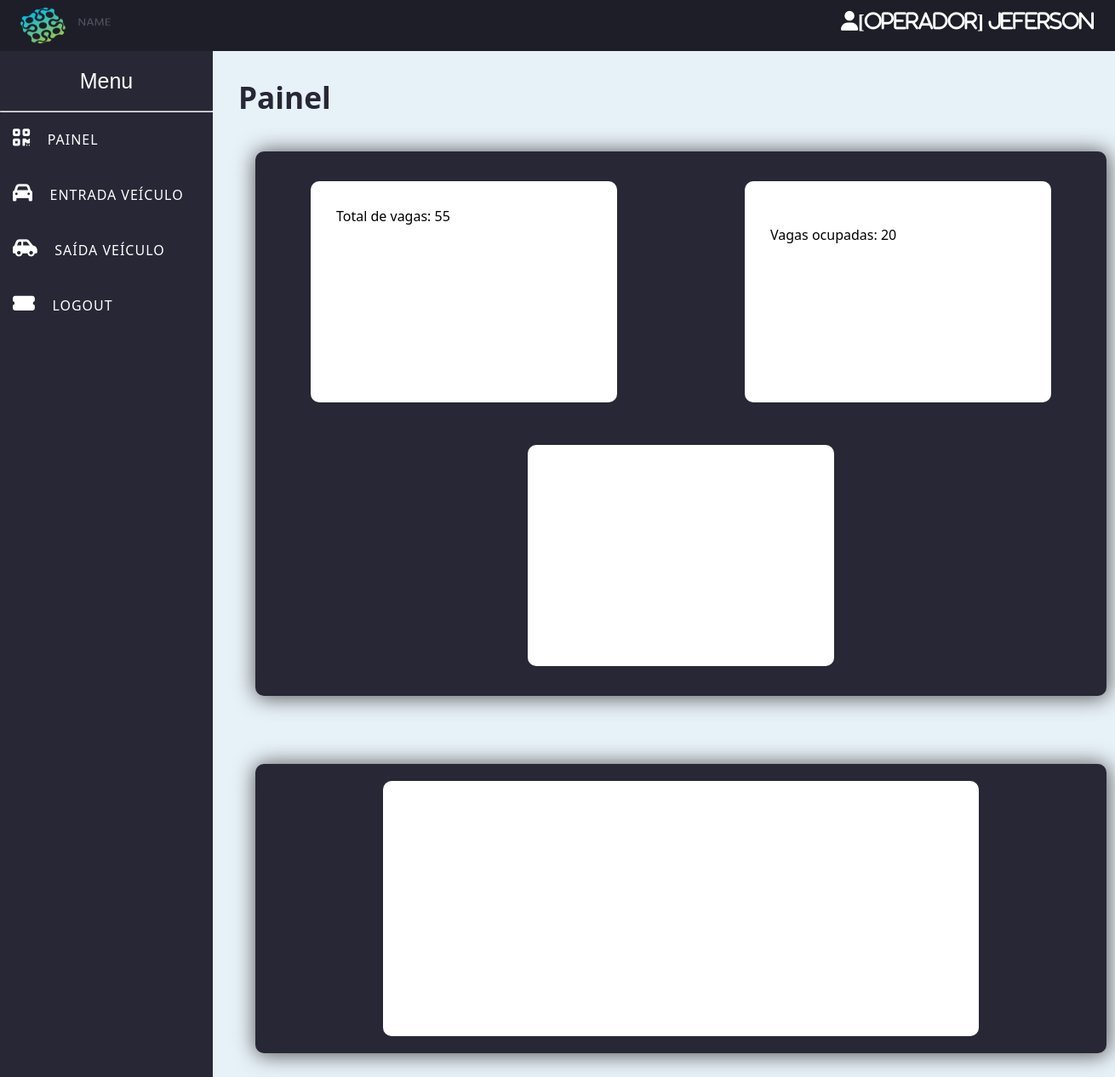
Screenshot of /index.php (signed in) with the database file from the repository.
### tables this page shows
CREATE TABLE `usuarios` (
  `id_usuario` int(4) NOT NULL AUTO_INCREMENT,
  `nome_usuario` varchar(50) DEFAULT NULL,
  `email` varchar(100) DEFAULT NULL,
  `senha` varchar(80) DEFAULT NULL,
  `nivel` varchar(15) DEFAULT NULL,
  PRIMARY KEY (`id_usuario`)
);

CREATE TABLE `configuracoes` (
  `id` int(11) NOT NULL AUTO_INCREMENT,
  `total_vagas` int(10) DEFAULT NULL,
  `total_vagas_ocupadas` int(10) DEFAULT NULL,
  `valor_pequeno` decimal(10,2) DEFAULT NULL,
  `valor_medio` decimal(10,2) DEFAULT NULL,
  `valor_grande` decimal(10,2) DEFAULT NULL,
  `tempo_isencao` int(2) DEFAULT NULL,
  `nome_estacionamento` varchar(45) DEFAULT NULL,
  `endereco` varchar(50) DEFAULT NULL,
  `mensagem` varchar(110) DEFAULT NULL,
  `telefone` varchar(15) DEFAULT NULL,
  PRIMARY KEY (`id`)
);

### index.php (the view, shortened to what this page needs)
<head>
<?php include('sidebar.php') ?>
<?php include('db/config.php');
    ?>
    <link rel="stylesheet" href="css/home.css">
</head>
<?php
$result_vagas = "SELECT * FROM configuracoes";
$result_verifica_vagas = mysqli_query($con, $result_vagas);
while ($result_vagas = mysqli_fetch_assoc($result_verifica_vagas)) {
    $total_vagas = "Total de vagas: " . $result_vagas['total_vagas'];
    $total_vagas_ocupadas = "<br>Vagas ocupadas: " . $result_vagas['total_vagas_ocupadas'];
}
?>
<body>
<body>
    <main>
        <div class="titulo">
            <h4>Painel</h4>
        </div>
        <div class="container-dados-vagas" fixed>
            <div class="dados-vagas">
            <?php echo " $total_vagas" ?>
            </div>
            <div class="dados-vagas">
            <?php echo " $total_vagas_ocupadas" ?>
            </div>
            <div class="dados-vagas">
            </div>
        </div>
        <div class="container-dados-vagas-02">
            <div class="dashboard">
            </div>
        </div>
    </main>
</body>
</body>

### sidebar.php (shortened to what this page needs)
<!DOCTYPE html>
<html lang="pt-br">
<head>
    <?php include('db/config.php');
    $id_usuario = @$_SESSION['id_usuario'];
    include('db/config.php');
    $query = "SELECT * FROM usuarios WHERE id_usuario='$id_usuario'";
    $result = mysqli_query($con, $query);
    while ($usuario = mysqli_fetch_assoc($result)) {
        $login = $usuario['nome_usuario'];
        $nivel = $usuario['nivel'];
    }
    ?>
    <link rel="stylesheet" href="css/sidebar.css">
</head>
<div class="topbar">
    <img src="img/corp.jpg" alt="logo marca">
    <i class="fas fa-light fa-user" id="user-icon"><?php echo "[" . @$nivel . "] " . @$login;  ?></i>
</div>
<div class="sidebar">
    <header> Menu </header>
    <hr>
    <a class="a-efeito" href="index.php">
        <i class="fas fa-qrcode"></i>
        <span>Painel</span>
    </a>
    <a class="a-efeito" href="entrada-veiculo.php">
        <i class="fas fa-car"> </i>
        <span>Entrada veículo</span>
    </a>
    <a class="a-efeito" href="saida-veiculo.php">
        <i class="fas fa-car-side"></i>
        <span>Saída veículo</span>
    </a>
    <?php if (@$_SESSION["nivel_usuario"] == "Administrador" || @$_SESSION["nivel_usuario"] == "Operador") { ?>
        <a class="a-efeito" href="logout.php">
            <i class="fas fa-ticket-alt"></i>
            <span>logout</span>
        </a>
    <?php } ?>
</div>
<body>
</body>
</html>

### css/sidebar.css (style rules this page uses)
* { margin: 0; padding: 0; text-decoration: none; }
body { background-color: rgb(231, 241, 248); }
img { width: 150px; height: 60px; }
.sidebar { position: fixed; width: 250px; margin-top: 60px; height: 100%; transition: all .5s ease; background-color: #272736; }
.sidebar header { font-size: 25px; color: white; line-height: 70px; text-align: center; background: #272736; user-select: none; font-family: Arial, Helvetica, sans-serif; }
.sidebar .a-efeito { display: block; height: 65px; width: 100%; color: white; line-height: 65px; padding-left: border-box; border-left: 15px solid transparent; font-family: -apple-system, BlinkMacSystemFont, 'Segoe UI', Roboto, Oxygen, Ubuntu, Cantarell, 'Open Sans', 'Helvetica Neue', sans-serif; transition: all .5s ease; }
.sidebar .a-efeito i { font-size: 23px; margin-right: 16px; }
.sidebar .a-efeito span { letter-spacing: 1px; text-transform: uppercase; }
.topbar { position: fixed; width: 100%; height: 60px; background: #1e1e29; }
#user-icon { float: right; margin: 13px 25px 10px 0; font-size: 23px; color: #ffffff; }

### css/home.css (style rules this page uses)
* { margin: 0; padding: 0; text-decoration: none; font-family:'Segoe UI', Tahoma, Geneva, Verdana, sans-serif; }
body { background-color: rgb(231, 241, 248); }
main { margin: 0 auto 0 30px; padding-top: 70px; }
h4 { font-size: 2.2em; margin: 20px 0 0 250px; color: rgb(39, 39, 54); }
.titulo { width: 20vw; height: 11vh; }
.container-dados-vagas { display: flex; gap: 20px; flex-wrap: wrap; justify-content: space-evenly; width: 85vw; width: auto; height: 32vh; height: auto; padding: 20px 0px; margin: auto; border-radius: 10px; background-color: rgb(39, 39, 54); box-shadow: 1px 1px 25px 1px #525252; }
.container-dados-vagas-02 { display: flex; gap: 20px; flex-wrap: wrap; justify-content: space-evenly; width: 85vw; height: 32vh; padding: 20px 0px; margin: 80px auto 30px auto; border-radius: 10px; background-color: rgb(39, 39, 54); box-shadow: 1px 1px 25px 1px #525252; }
.dados-vagas { width: 25vw; height: 30vh; margin: auto; border-radius: 10px; background-color: #ffffff; }
.dashboard { width: 82vw; height: 30vh; margin: auto; border-radius: 10px; background-color: #ffffff; }
@media (max-width: 1600px) { .container-dados-vagas { display: flex; gap: 20px; flex-wrap: wrap; justify-content: space-evenly; max-width: 1290px; height: 1000px; padding: 20px 0px; margin-left: 270px; border-radius: 10px; background-color: rgb(39, 39, 54); box-shadow: 1px 1px 25px 1px #525252; } }
@media (max-width: 1600px) { .container-dados-vagas-02 { display: flex; gap: 20px; flex-wrap: wrap; justify-content: space-evenly; max-width: 1290px; height: 290px; padding: 20px 0px; margin-top: 50px; margin-left: 270px; margin-bottom: 40px; border-radius: 10px; background-color: rgb(39, 39, 54); box-shadow: 1px 1px 25px 1px #525252; } }
@media (max-width: 1600px) { .dados-vagas { width: 500px; height: 300px; margin: auto; padding: 30px; border-radius: 10px; background-color: #ffffff; } }
@media (max-width: 1600px) { .dashboard { width: 1150px; height: 180px; margin: auto; padding: 50px; border-radius: 10px; background-color: #ffffff; } }
@media (max-width: 1440px) { .container-dados-vagas { display: flex; gap: 20px; flex-wrap: wrap; justify-content: space-evenly; max-width: 1000px; height: 600px; padding: 20px 0px; margin-left: 270px; border-radius: 10px; background-color: rgb(39, 39, 54); box-shadow: 1px 1px 25px 1px #525252; } }
@media (max-width: 1440px) { .container-dados-vagas-02 { display: flex; gap: 20px; flex-wrap: wrap; justify-content: space-evenly; max-width: 1000; height: 300px; padding: 20px 0px; margin-top: 80px; margin-left: 270px; border-radius: 10px; background-color: rgb(39, 39, 54); box-shadow: 1px 1px 25px 1px #525252; } }
@media (max-width: 1440px) { .dados-vagas { width: 300px; height: 200px; margin: auto; border-radius: 10px; background-color: #ffffff; } }
@media (max-width: 1440px) { .dashboard { width: 600px; height: 200px; margin: auto; border-radius: 10px; background-color: #ffffff; } }

### rows the page displays
usuarios: nivel "Operador", nome_usuario "jeferson"
configuracoes: total_vagas "Total de vagas: 55", total_vagas_ocupadas "20"
